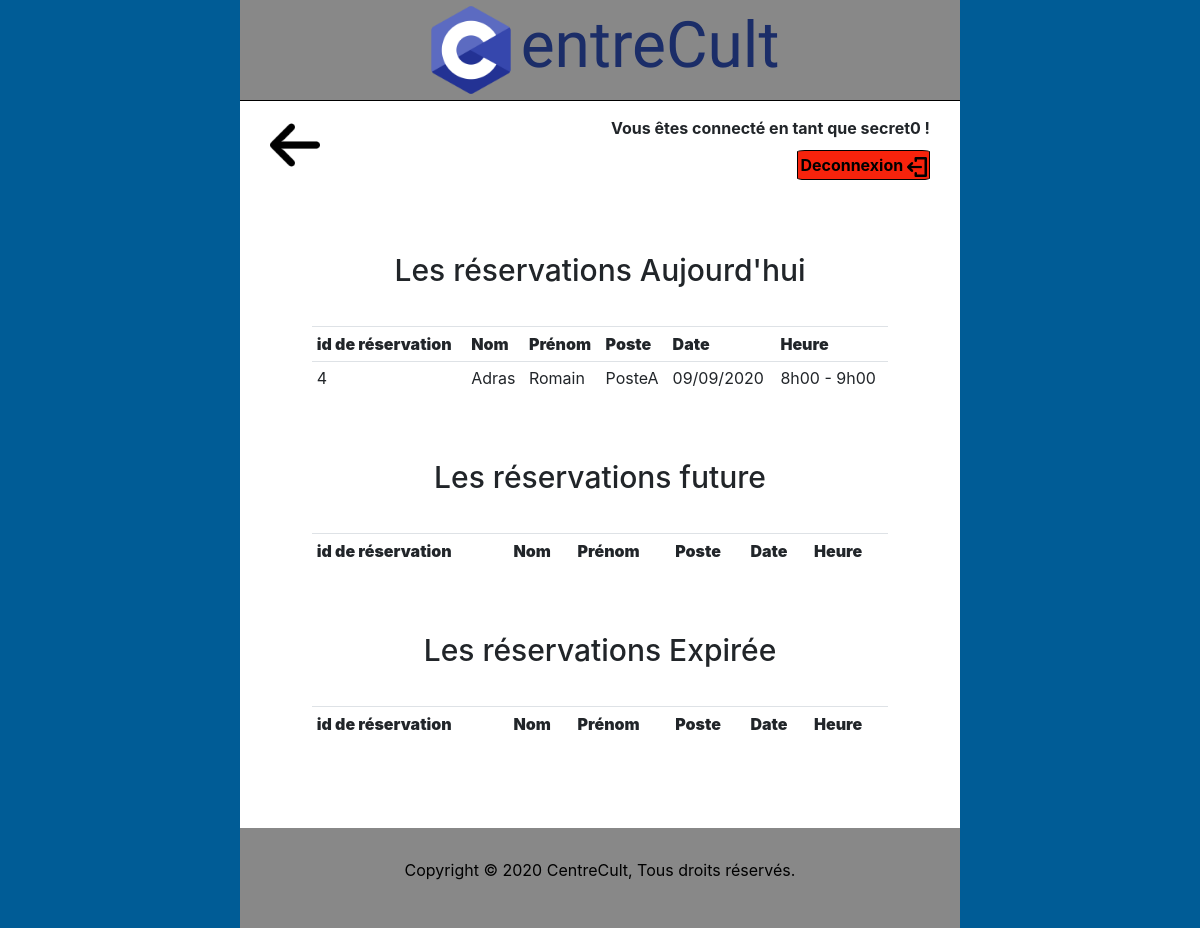
/index.php?action=listereservation (signed in), run on the app's committed database.
### tables this page shows
CREATE TABLE `reservation` (
  `id_res` int(11) NOT NULL,
  `id_uti` int(11) NOT NULL,
  `id_posts` int(11) NOT NULL,
  `date` date NOT NULL,
  `heure` varchar(30) NOT NULL
);

CREATE TABLE `utilisateurs` (
  `id` int(11) NOT NULL,
  `nom` varchar(25) NOT NULL,
  `prenom` varchar(25) NOT NULL,
  `datenaiss` date NOT NULL,
  `adresse` varchar(50) NOT NULL
);

CREATE TABLE `postes` (
  `id_post` int(11) NOT NULL,
  `nom_post` varchar(30) NOT NULL,
  `ref_post` varchar(30) NOT NULL
);

### control/reserve.php (called while the page is built, shortened)
<?php
class Reservation
{
    function __construct()
    {
        require_once "./model/model.php";
        $this->ds = new DB();
    }
    function getDatenow(){
        $strSQL = "SELECT `id_res`, `id_uti`, `id_post`, `date`, `heure`, `nom`, `prenom`, `nom_post`
        FROM reservation, utilisateurs, postes
        WHERE id_uti = utilisateurs.id
        AND id_posts = postes.id_post
        AND date = DATE(NOW())";
        $tabValeur = array("*");
        $res = $this->ds->Requete($strSQL, $tabValeur);
        return $res;
    }
}
?>

### model/model.php (called while the page is built, shortened)
<?php
class DB {
  private $cnx = null;
  function __construct(){
 $this->cnx = new PDO("mysql:host=mysql-thomasmahon.alwaysdata.net;dbname=thomasmahon_centrecult;charset=utf8", "213044", "centrecult" );
  }
  function Requete($strSQL, $tblValeur){
    $this->resultat = $this->cnx->prepare($strSQL);
    $this->resultat->execute($tblValeur);
    return $this->resultat->fetchAll();
  }
}
?>

### vue/reservation/listereservation.php (the view, shortened to what this page needs)
<div class="back">
<a href="index.php?action=Interface">
<img src="./image/arrow.png" width="50"/>
</a>
</div>
<div class="content-form">
<h2> Les réservations Aujourd'hui </h2>
<table class="table table-sm ">
    <tr>
        <th ><b> id de réservation </b></th>
        <th ><b> Nom</b></th>
        <th ><b> Prénom</b></th>
        <th ><b> Poste </b></th>
        <th ><b> Date </b></th>
        <th ><b> Heure</b></th>
    </tr>
<?php
   foreach ($tblDate as $date) {
    $datenfr = date('d/m/Y', strtotime($date['date']));
     echo "<form action='index.php?action=listereservation' method='POST'>";
     echo "<tr>";
     echo "<td>".$date['id_res']."</td>";
     echo "<td>".$date['nom']."</td>";
     echo "<td>".$date['prenom']."</td>";
     echo "<td>".$date['nom_post']."</td>";
     echo "<td>".$datenfr."</td>";
     echo "<td>".$date['heure']."</td>";
     echo "</tr>";
    }
    echo "</table>";
?>
<br /><br />
<h2> Les réservations future </h2>
<table class="table table-sm">
    <tr>
        <th ><b> id de réservation </b></th>
        <th ><b> Nom</b></th>
        <th ><b> Prénom</b></th>
        <th ><b> Poste </b></th>
        <th ><b> Date </b></th>
        <th ><b> Heure</b></th>
    </tr>
<?php
    echo "</table>";
?>
<br /><br />
<h2> Les réservations Expirée </h2>
<table class="table table-sm">
    <tr>
        <th ><b> id de réservation </b></th>
        <th ><b> Nom</b></th>
        <th ><b> Prénom</b></th>
        <th ><b> Poste </b></th>
        <th ><b> Date </b></th>
        <th ><b> Heure</b></th>
    </tr>
<?php
    echo "</table>";
?>
</div>

### style/style.css (style rules this page uses)
* { margin: 0; top: 0; }
a { text-decoration: none !important; color: black; }
body { background-color: #005C96; }
h2 { font-size: 30px; padding-bottom: 30px; }
.content-form { padding: 10%; display: flex; flex-direction: column; justify-content: center; align-items: center; }
.back { position: absolute; padding-top: 120px; padding-left: 30px; }

### data on the page
reservation: id_res "4", id_uti.nom "Adras", id_uti.prenom "Romain", id_posts.nom_post "PosteA", date "09/09/2020", heure "8h00 - 9h00"

### other printed values
$login "secret0"
